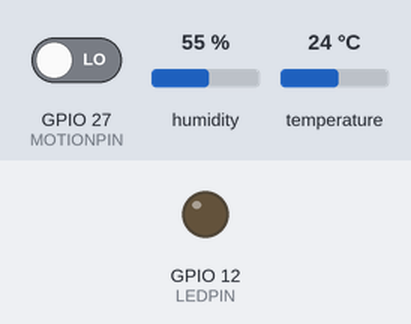
This sketch was run on a simulated ESP32. Shown: output pins drawn as LEDs (lit = HIGH). The test bench sets the inputs (shaded band); at power-on: GPIO 27 (MOTIONPIN) LOW, humidity 55 %, temperature 24 °C. WiFi joins after 1.5 s; servers stay silent unless stated; uploads are accepted with an empty reply; what the sketch prints to the serial monitor is not drawn.

Above: at 2.7 s.
2.8 s: GPIO 27 (MOTIONPIN) driven HIGH
At 4.3 s:
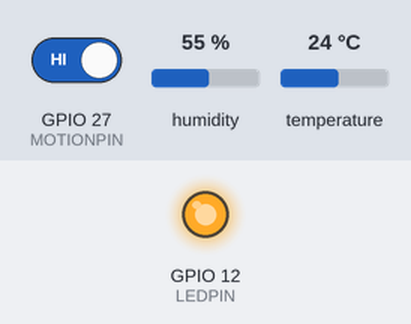
4.6 s: GPIO 27 (MOTIONPIN) driven LOW
At 5.8 s:
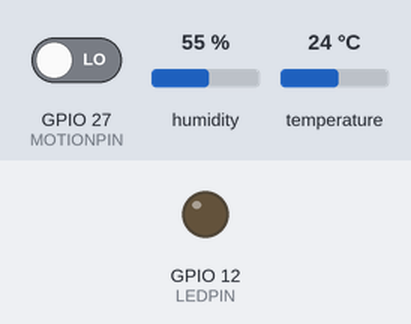
Timing chart, 0 to 7.6 s (numbered marks = the images above; inputs shaded):
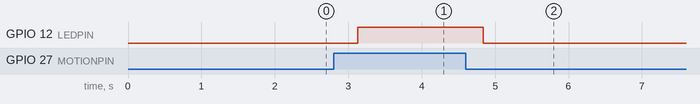

Measured:
- after the input at 2.8 s, GPIO 12 (LEDPIN): LOW → HIGH after 0.33 s
- after the input at 4.6 s, GPIO 12 (LEDPIN): HIGH → LOW after 0.24 s

The sketch:

SmartHomeProject.ino
```cpp
#include <WiFi.h>
#include <HTTPClient.h>
#include <DHT.h>
#include <ArduinoJson.h>

// ===== WIFI SETTINGS =====
const char* ssid = "YOUR_WIFI_NAME";
const char* password = "YOUR_WIFI_PASSWORD";
const char* serverName = "http://YOUR_IP:5000";

// ===== DHT11 SETUP =====
#define DHTPIN 13
#define DHTTYPE DHT11
DHT dht(DHTPIN, DHTTYPE);

// ===== OTHER COMPONENTS =====
#define LEDPIN 12
#define MOTIONPIN 27

// ===== STATE VARIABLES =====
bool ledMotion = false;   // LED triggered by motion
bool ledRemote = false;   // LED triggered by dashboard
bool motionPreviouslyDetected = false;

float lastTemp = -1000;
float lastHum = -1000;

// ===== TIMERS =====
unsigned long lastSensorTime = 0;
const unsigned long sensorInterval = 5000;   // send sensor data every 5s
unsigned long lastRemoteTime = 0;
const unsigned long remoteInterval = 300;    // poll remote LED every 0.3s

// ===== PIR DEBOUNCE =====
const unsigned long pirDebounce = 150;       // 150ms minimum pulse
unsigned long lastPirChange = 0;

void setup() {
  Serial.begin(115200);
  dht.begin();
  pinMode(LEDPIN, OUTPUT);
  pinMode(MOTIONPIN, INPUT);

  // Connect to WiFi
  Serial.println("Connecting to WiFi...");
  WiFi.begin(ssid, password);
  while (WiFi.status() != WL_CONNECTED) {
    delay(500);
    Serial.print(".");
  }
  Serial.println("\nConnected!");
  Serial.print("ESP32 IP: ");
  Serial.println(WiFi.localIP());
  Serial.println("System ready...");
}

void loop() {
  unsigned long currentMillis = millis();

  // ===== PIR MOTION CHECK =====
  int motionRaw = digitalRead(MOTIONPIN);
  if (motionRaw == HIGH && (currentMillis - lastPirChange > pirDebounce)) {
    if (!motionPreviouslyDetected) {
      Serial.println("=== Motion Detected ===");
      motionPreviouslyDetected = true;
      sendSensorData();  // immediate send on motion
    }
    lastPirChange = currentMillis;
    ledMotion = true;
  } else if (motionRaw == LOW && motionPreviouslyDetected && (currentMillis - lastPirChange > pirDebounce)) {
    Serial.println("--- No Motion ---");
    motionPreviouslyDetected = false;
    lastPirChange = currentMillis;
    ledMotion = false;
    sendSensorData();  // send on motion stop
  }

  // ===== COMBINE LED STATES =====
  digitalWrite(LEDPIN, (ledMotion || ledRemote) ? HIGH : LOW);

  // ===== SEND SENSOR DATA PERIODICALLY =====
  if (currentMillis - lastSensorTime > sensorInterval) {
    sendSensorData();
    lastSensorTime = currentMillis;
  }

  // ===== POLL REMOTE LED STATE =====
  if (currentMillis - lastRemoteTime > remoteInterval) {
    pollRemoteLED();
    lastRemoteTime = currentMillis;
  }
}

// ===== FUNCTION TO SEND SENSOR DATA =====
void sendSensorData() {
  float tempC = dht.readTemperature();
  float hum = dht.readHumidity();

  if (isnan(tempC) || isnan(hum)) return;

  // Only send if temperature/humidity changed significantly
  if (abs(tempC - lastTemp) < 0.1 && abs(hum - lastHum) < 0.1 && !motionPreviouslyDetected) return;

  lastTemp = tempC;
  lastHum = hum;

  if (WiFi.status() == WL_CONNECTED) {
    HTTPClient http;
    http.begin(String(serverName) + "/data");
    http.addHeader("Content-Type", "application/json");

    String json = "{";
    json += "\"temperature\":" + String(tempC) + ",";
    json += "\"humidity\":" + String(hum) + ",";
    json += "\"motion\":" + String(motionPreviouslyDetected ? 1 : 0);
    json += "}";

    int httpResponseCode = http.POST(json);
    if (httpResponseCode > 0) {
      Serial.print("POST /data response: ");
      Serial.println(httpResponseCode);
    } else {
      Serial.print("POST /data error: ");
      Serial.println(httpResponseCode);
    }
    http.end();
  }
}

// ===== FUNCTION TO POLL REMOTE LED =====
void pollRemoteLED() {
  if (WiFi.status() == WL_CONNECTED) {
    HTTPClient http;
    http.begin(String(serverName) + "/get_data");
    int httpCode = http.GET();
    if (httpCode == 200) {
      String payload = http.getString();
      DynamicJsonDocument doc(200);
      deserializeJson(doc, payload);
      int newLedRemote = doc["led"];
      if (newLedRemote != ledRemote) {
        ledRemote = newLedRemote;
        Serial.print("Remote LED changed to: ");
        Serial.println(ledRemote ? "ON" : "OFF");
      }
    }
    http.end();
  }
}
```
